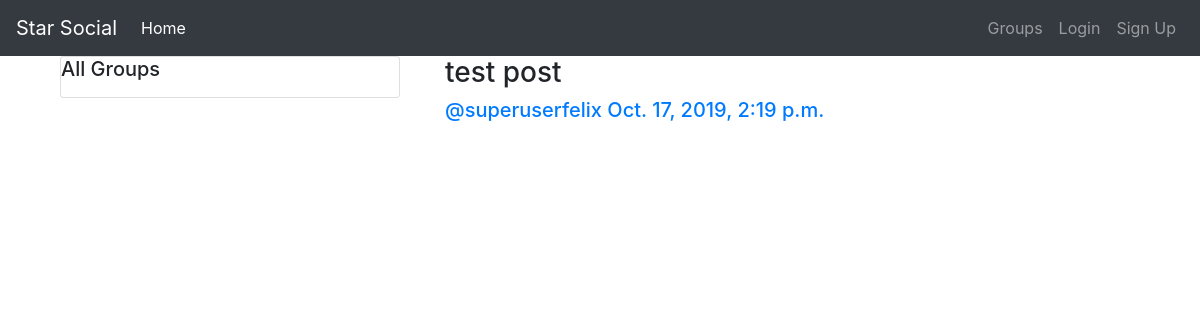
Page /post/ on the committed database.
### post/models.py (models this page shows, shortened)
class Post(models.Model):
    user = models.ForeignKey(User, related_name='posts', on_delete=models.PROTECT)
    created_at = models.DateTimeField(auto_now=True)
    message = models.TextField()
    group = models.ForeignKey(Group, related_name='posts', null=True, blank=True, on_delete=models.PROTECT)
    class Meta:
        ordering = ['-created_at']
        unique_together = ['user', 'message']

### post/views.py (the view)
# urls.py: path('', views.PostList.as_view(), name='all'),
class PostList(SelectRelatedMixin, generic.ListView):
    model = models.Post
    select_related = ('user', 'group')  # related models that this interacts with

### post/templates/post/post_list.html (shortened to what this page needs)
{% extends "post/post_base.html" %}
{% block prepost %}
<div class="col-md-4">
    <div class="card card-with-shadow">
        <div class="content">
            <h5 class="title">All Groups</h5>
        </div>
    </div>
</div>
{% endblock %}
{% block post_content %}
<div class="col-md-8">
    {% for post in post_list %}
        {% include "post/_post.html"%}
    {% endfor %}
</div>
{% endblock %}

### post/templates/post/_post.html (shortened to what this page needs)
<div class="post media">
    <div class="container">
        <div class="row">
            <div class="col-md-12">
                <h3 style="display: block">{{post.message}}</h3>
            </div>
        </div>
        <div class="row">
            <div class="col-md-12">
                <div class="media-body">
                    <h5 class="media-heading">
                        <span class="username">
                            <a href="{% url 'post:for_user' username=post.user.username %}">@{{post.user.username}}</a>
                        </span>
                        <time class="time">
                            <a href="{% url 'post:single' username=post.user.username pk=post.pk %}">{{post.created_at}}</a>
                        </time>
                    </h5>
                </div>
            </div>
        </div>
    </div>
</div>

### rows in the picture
Post: message "test post", user.username "superuserfelix", created_at "Oct. 17, 2019, 2:19 p.m."
